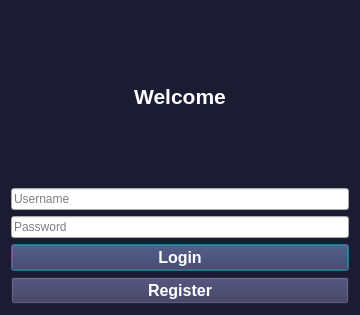
<?xml version="1.0" encoding="UTF-8"?>
<ui version="4.0">
 <class>LoginPage</class>
 <widget class="QDialog" name="LoginPage">
  <property name="windowModality">
   <enum>Qt::WindowModal</enum>
  </property>
  <property name="geometry">
   <rect>
    <x>0</x>
    <y>0</y>
    <width>360</width>
    <height>315</height>
   </rect>
  </property>
  <property name="minimumSize">
   <size>
    <width>360</width>
    <height>315</height>
   </size>
  </property>
  <property name="maximumSize">
   <size>
    <width>360</width>
    <height>315</height>
   </size>
  </property>
  <property name="windowTitle">
   <string>Login</string>
  </property>
  <property name="styleSheet">
   <string notr="true">QDialog{
	background:#1b1b32;
}</string>
  </property>
  <layout class="QVBoxLayout" name="verticalLayout">
   <item>
    <widget class="QLabel" name="welcomeLabel">
     <property name="font">
      <font>
       <family>Tahoma</family>
       <pointsize>16</pointsize>
       <bold>true</bold>
      </font>
     </property>
     <property name="styleSheet">
      <string notr="true">QLabel{
	color: white;
}</string>
     </property>
     <property name="text">
      <string>Welcome</string>
     </property>
     <property name="alignment">
      <set>Qt::AlignCenter</set>
     </property>
    </widget>
   </item>
   <item>
    <widget class="QLineEdit" name="username_input">
     <property name="font">
      <font>
       <family>Tahoma</family>
      </font>
     </property>
     <property name="placeholderText">
      <string>Username</string>
     </property>
    </widget>
   </item>
   <item>
    <widget class="QLineEdit" name="password_input">
     <property name="font">
      <font>
       <family>Tahoma</family>
      </font>
     </property>
     <property name="echoMode">
      <enum>QLineEdit::Password</enum>
     </property>
     <property name="placeholderText">
      <string>Password</string>
     </property>
    </widget>
   </item>
   <item>
    <widget class="QPushButton" name="login_button">
     <property name="font">
      <font>
       <family>Tahoma</family>
       <pointsize>12</pointsize>
       <bold>true</bold>
      </font>
     </property>
     <property name="cursor">
      <cursorShape>PointingHandCursor</cursorShape>
     </property>
     <property name="styleSheet">
      <string notr="true">QPushButton{
	background:#34345a;
	color:white;
}</string>
     </property>
     <property name="text">
      <string>Login</string>
     </property>
    </widget>
   </item>
   <item>
    <widget class="QPushButton" name="create_account_button">
     <property name="font">
      <font>
       <family>Tahoma</family>
       <pointsize>12</pointsize>
       <bold>true</bold>
      </font>
     </property>
     <property name="cursor">
      <cursorShape>PointingHandCursor</cursorShape>
     </property>
     <property name="styleSheet">
      <string notr="true">QPushButton{
	background:#34345a;
	color:white;
}</string>
     </property>
     <property name="text">
      <string>Register</string>
     </property>
    </widget>
   </item>
  </layout>
 </widget>
 <resources/>
 <connections/>
</ui>
